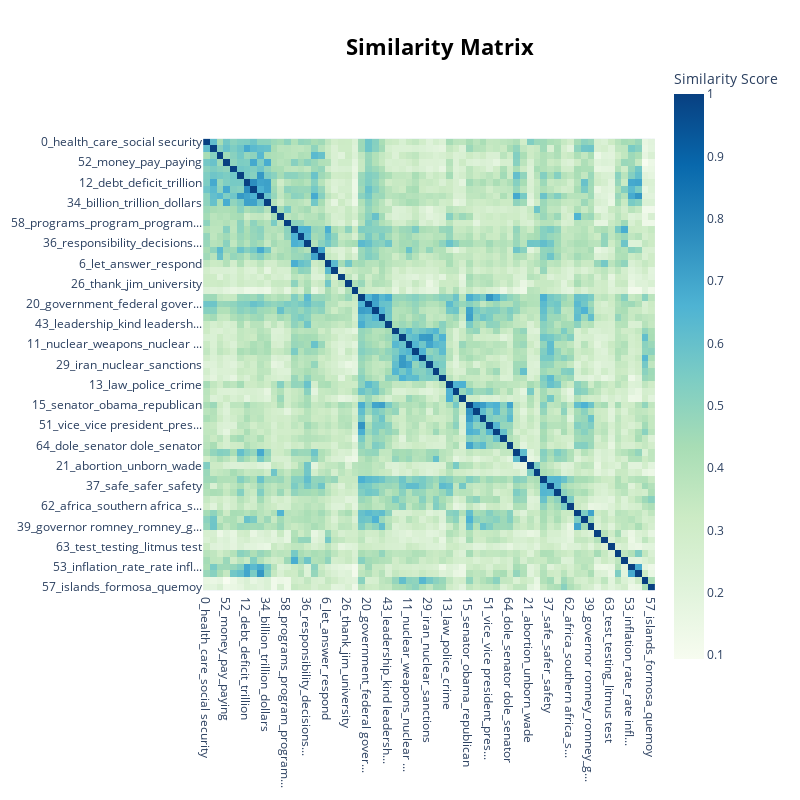

The code cell stored with this chart in its notebook:
### Code cell
topic_model.visualize_heatmap(n_clusters=20)

### Figure 1 — Plotly figure (JSON) as saved in the notebook; plotly's stock layout.template omitted (floating-point values rounded to 4 significant figures; data arrays with more than 128 entries replaced by an {"elided": "..."} marker saying what was removed)
{"data": [{"coloraxis": "coloraxis", "hovertemplate": "x: %{x}<br>y: %{y}<br>Similarity Score: %{z}<extra></extra>", "name": "0", "type": "heatmap", "x": ["0_health_care_social security", "1_tax_taxes_tax cut", "45_farmers_farm_farmer", "52_money_pay_paying", "54_housing_mortgage_banks", "2_jobs_unemployment_million", "12_debt_deficit_trillion", "14_budget_spending_balanced", "27_economy_economy going_ec...", "34_billion_trillion_dollars", "3_schools_education_school", "38_state_texas_state texas", "58_programs_program_program...", "4_work_thats_going", "16_issue_problem_fix", "36_responsibility_decisions...", "5_energy_oil_coal", "50_water_environment_air", "6_let_answer_respond", "42_difference_difference op...", "7_shes_hillary_emails", "26_thank_jim_university", "48_faith_church_god", "8_president_president unite...", "20_government_federal gover...", "22_washington_congress_wash...", "32_election_campaign_electi...", "43_leadership_kind leadersh...", "9_soviet_soviet union_russia", "10_israel_middle east_east", "11_nuclear_weapons_nuclear ...", "17_military_troops_forces", "28_afghanistan_bin_laden", "29_iran_nuclear_sanctions", "46_korea_north_north korea", "65_peace_world peace_peaceful", "13_law_police_crime", "18_court_judges_amendment", "23_gun_guns_criminals", "15_senator_obama_republican", "35_kennedy_senator kennedy_...", "47_mccain_senator mccain_se...", "51_vice_vice president_pres...", "55_nixon_mr nixon_mr", "59_ford_mr ford_mr", "64_dole_senator dole_senator", "19_trade_free trade_deals", "44_china_steel_chinese", "21_abortion_unborn_wade", "24_parents_children_family", "25_american people_american...", "37_safe_safer_safety", "49_border_borders_immigrants", "30_cuba_latin_latin america", "62_africa_southern africa_s...", "31_governor_governors_gover...", "33_veto_vetoed_bills", "39_governor romney_romney_g...", "40_record_records_look record", "61_mistake_make mistake_mis...", "63_test_testing_litmus test", "41_years_years ago_better y...", "60_plan_proposed_plan does", "53_inflation_rate_rate infl...", "66_recession_depression_gre...", "56_saddam_saddam hussein_hu...", "57_islands_formosa_quemoy"], "xaxis": "x", "y": ["0_health_care_social security", "1_tax_taxes_tax cut", "45_farmers_farm_farmer", "52_money_pay_paying", "54_housing_mortgage_banks", "2_jobs_unemployment_million", "12_debt_deficit_trillion", "14_budget_spending_balanced", "27_economy_economy going_ec...", "34_billion_trillion_dollars", "3_schools_education_school", "38_state_texas_state texas", "58_programs_program_program...", "4_work_thats_going", "16_issue_problem_fix", "36_responsibility_decisions...", "5_energy_oil_coal", "50_water_environment_air", "6_let_answer_respond", "42_difference_difference op...", "7_shes_hillary_emails", "26_thank_jim_university", "48_faith_church_god", "8_president_president unite...", "20_government_federal gover...", "22_washington_congress_wash...", "32_election_campaign_electi...", "43_leadership_kind leadersh...", "9_soviet_soviet union_russia", "10_israel_middle east_east", "11_nuclear_weapons_nuclear ...", "17_military_troops_forces", "28_afghanistan_bin_laden", "29_iran_nuclear_sanctions", "46_korea_north_north korea", "65_peace_world peace_peaceful", "13_law_police_crime", "18_court_judges_amendment", "23_gun_guns_criminals", "15_senator_obama_republican", "35_kennedy_senator kennedy_...", "47_mccain_senator mccain_se...", "51_vice_vice president_pres...", "55_nixon_mr nixon_mr", "59_ford_mr ford_mr", "64_dole_senator dole_senator", "19_trade_free trade_deals", "44_china_steel_chinese", "21_abortion_unborn_wade", "24_parents_children_family", "25_american people_american...", "37_safe_safer_safety", "49_border_borders_immigrants", "30_cuba_latin_latin america", "62_africa_southern africa_s...", "31_governor_governors_gover...", "33_veto_vetoed_bills", "39_governor romney_romney_g...", "40_record_records_look record", "61_mistake_make mistake_mis...", "63_test_testing_litmus test", "41_years_years ago_better y...", "60_plan_proposed_plan does", "53_inflation_rate_rate infl...", "66_recession_depression_gre...", "56_saddam_saddam hussein_hu...", "57_islands_formosa_quemoy"], "yaxis": "y", "z": {"elided": "67x67 float values"}}], "layout": {"coloraxis": {"colorbar": {"title": {"text": "Similarity Score"}}, "colorscale": [[0, "rgb(247,252,240)"], [0.125, "rgb(224,243,219)"], [0.25, "rgb(204,235,197)"], [0.375, "rgb(168,221,181)"], [0.5, "rgb(123,204,196)"], [0.625, "rgb(78,179,211)"], [0.75, "rgb(43,140,190)"], [0.875, "rgb(8,104,172)"], [1, "rgb(8,64,129)"]]}, "height": 800, "hoverlabel": {"bgcolor": "white", "font": {"family": "Rockwell", "size": 16}}, "legend": {"title": {"text": "Trend"}}, "margin": {"t": 60}, "showlegend": true, "title": {"font": {"color": "Black", "size": 22}, "text": "<b>Similarity Matrix</b>", "x": 0.55, "xanchor": "center", "y": 0.95, "yanchor": "top"}, "width": 800, "xaxis": {"anchor": "y", "constrain": "domain", "domain": [0, 1], "scaleanchor": "y"}, "yaxis": {"anchor": "x", "autorange": "reversed", "constrain": "domain", "domain": [0, 1]}}}
